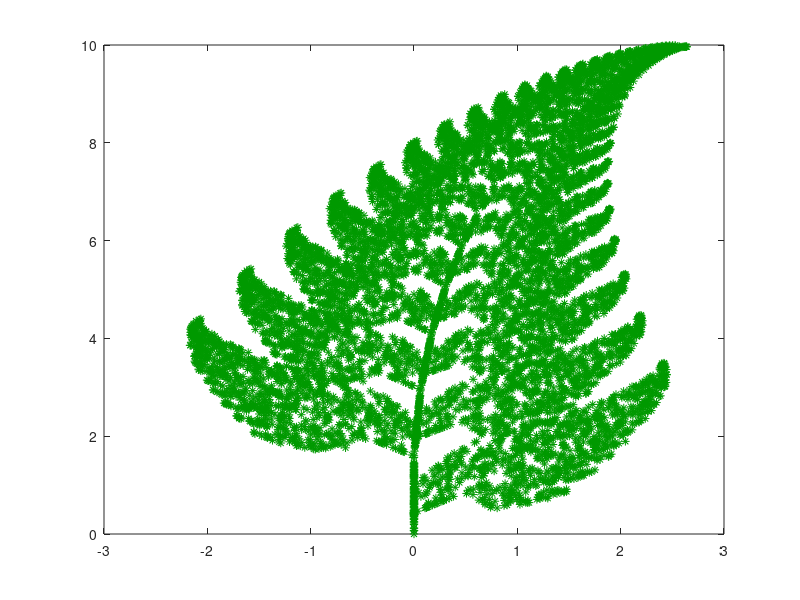

Write MATLAB code to recreate this figure.
A1 = [0 0; 0 0.16]
A2 = [0.85 0.04;-0.04 0.85]
A3 = [0.2 -0.26; 0.23 0.22]
A4 = [-0.15 0.28;0.26 0.24]
t1 = [0;0]
t2 = [0;1.6]
t3 = [0;1.6]
t4 = [0;0.44]

X = [0; 0]
v = X;

for i = 1 : 1 :9999
    n = rand(1);
    if n < 0.01
        v = A1 * v + t1;
    elseif  n < 0.8
        v = A2 * v + t2;
    elseif n < 0.9
        v = A3 * v + t3;
    else
        v = A4 * v + t4;
    end
    X = [X v];
end
close all
clc
plot(X(1,:), X(2,:), '*', 'Color',[0,0.6,0])
